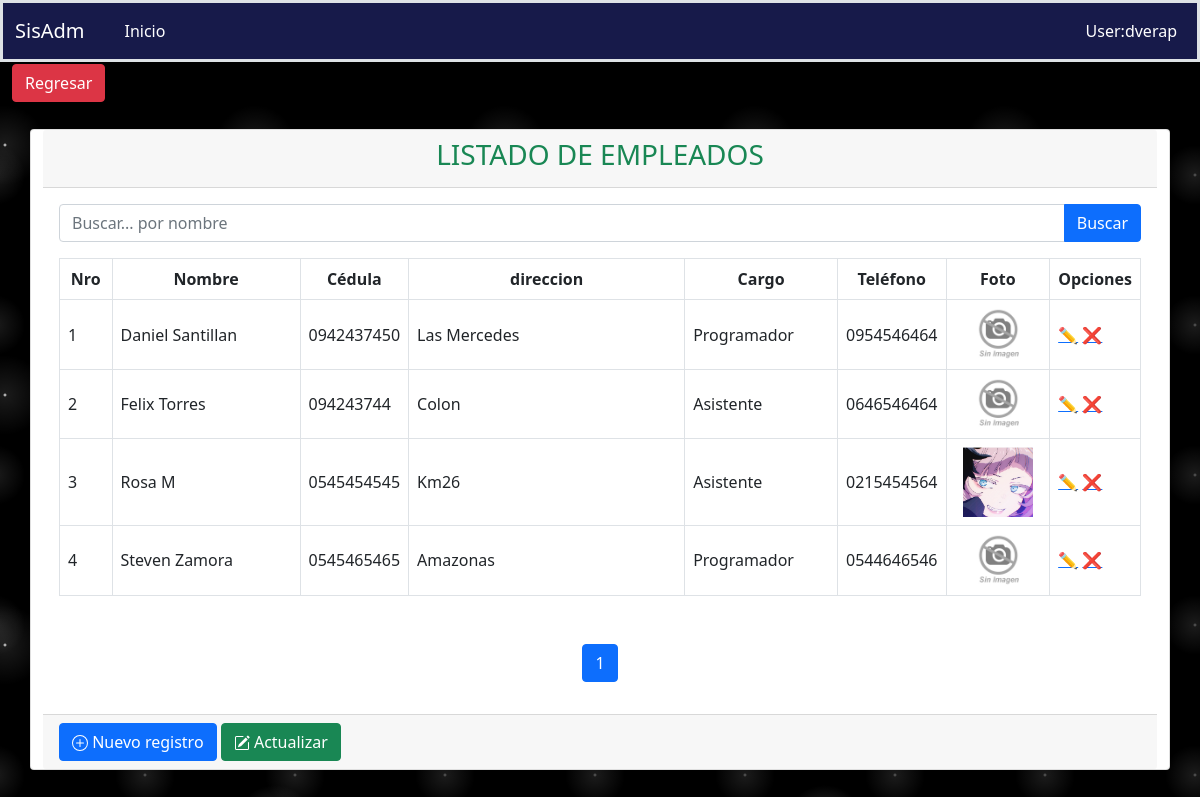
Screenshot of /ausentismo/empleado/ with the database file from the repository.
### aplicaciones/ausentismo/models.py (models this page shows, shortened)
class Empleado(Base):
    nombres = models.CharField(max_length=200, unique=True)
    cedula = models.CharField(max_length=10, unique=True)
    cargo = models.CharField(max_length=30)
    telefonos = models.CharField(max_length=10, blank=True, null=True)
    pais = models.ForeignKey(Pais, on_delete=models.PROTECT, blank=True, null=True)
    provincia = models.ForeignKey(Provincia, on_delete=models.PROTECT, blank=True, null=True)
    ciudad = models.ForeignKey(Ciudad, on_delete=models.PROTECT, blank=True, null=True)
    direccion = models.TextField(blank=True, null=True, verbose_name='Dirección')
    genero = models.CharField(max_length=1, choices=GENERO,default=GENERO[0][0], blank=True, null=True)
    fecha_nacimiento = models.DateField(blank=True, null=True)
    email = models.CharField(max_length=100,unique=True)
    foto = models.FileField(upload_to='ausentismos/empleados/', blank=True, null=True)
    class Meta:
        verbose_name = "Empleado"
        verbose_name_plural = "Empleados"
        ordering = ('nombres',)
    def get_image(self):
        if self.foto:
            return '{}{}'.format(settings.MEDIA_URL, self.foto)
        return '{}{}'.format(settings.STATIC_URL, 'img/default/empty.jpg')

### aplicaciones/ausentismo/views/empleados/views.py (the view)
# urls.py: path('empleado/',EmpleadoListView.as_view(),name='empleado'),
class EmpleadoListView(ListView):
    template_name = "empleado/lista.html"
    model = Empleado
    context_object_name = 'empleados'
    paginate_by = 5
    def get_queryset(self):
        query = self.request.GET.get("query")
        print(query)
        if query:
            return self.model.objects.filter(nombres__icontains=query)
        else:
            return self.model.objects.all()
    def get_context_data(self, **kwargs):
        context = super().get_context_data(**kwargs)
        context['url_anterior'] = '/ausentismo/menu'
        context['listar_url']= '/ausentismo/empleado/'
        context['crear_url'] = '/ausentismo/crearempleado/'
        context['titulo'] = 'LISTADO DE EMPLEADOS'
        context['query'] = self.request.GET.get("query") or ""
        return context

### aplicaciones/ausentismo/templates/empleado/lista.html (shortened to what this page needs)
{% extends 'consulta.html' %}
{% load static %}
{% block search %}
    <form action="{% url 'ausentismo:empleado' %}" method="GET">
      <div class="input-group mb-3">
        <input type="text" name="query" value="{{ query }}" class="form-control" placeholder="Buscar... por nombre" id="idInputSearch" aria-describedby="basic-addon2"/>
        <button type="submit" class="btn btn-primary mr-1" id="idSearchSp">Buscar</button>
      </div>
    </form>
{% endblock %}
{% block columns %}
    <tr class="text-center">
        <th scope="col" style="width: 5%;">Nro</th>
        <th scope="col" style="width: 20%;">Nombre</th>
        <th scope="col" style="width: 10%;">Cédula</th>
        <th scope="col" style="width: 30%;">direccion</th>
        <th scope="col" style="width: 15%;">Cargo</th>
        <th scope="col" style="width: 10%;">Teléfono</th>
        <th scope="col" style="width: 15%;">Foto</th>
        <th scope="col" style="width: 10%;">Opciones</th>
    </tr>
{% endblock %}
{% block rows %}
    {% for object in empleados %}
        <tr class="align-middle" >
            <td>{{ object.id }}</td>
            <td>{{ object.nombres }}</td>
            <td>{{ object.cedula }}</td>
            <td>{{ object.direccion }}</td>
            <td>{{ object.cargo }}</td>
            <td>{{ object.telefonos }}</td>
            <td class="text-center">
                <img width="70" src="{{ object.get_image }}" alt="Sin Foto">
            </td>
            <td class="acciones">
                <a href="{% url 'ventas:actualizarcliente' object.id %}">✏️</a>
                <a href="{% url 'ventas:deletecliente' object.id %}">❌</a>
            </td>
        </tr>
    {% endfor %}
{% endblock %}

### templates/consulta.html (shortened to what this page needs)
{% extends 'base.html' %}
{% load static %}
{% block main %}
    <div class="container card card-primary">
        <div class="card-header" >
            <h3 class="card-title text-success text-center ">
                {{ titulo }}
            </h3>
        </div>
        <div class="card-body table-responsive">
            {% block search %}
            {% endblock %}
            <table class="table table-bordered" id="data">
                <thead>
                {% block columns %}
                {% endblock %}
                </thead>
                <tbody>
                {% block rows %}
                {% endblock %}
                </tbody>
            </table>
            {% block pagination %}
                <nav aria-label="Page navigation example">
                    <ul class="pagination justify-content-center mt-5">
                        {% for i in page_obj.paginator.page_range %}
                            {% if i == page_obj.number %}
                                <li class="page-item active">
                                    <a class="page-link" href="#">{{ i }}</a>
                                </li>
                            {% else %}
                                <li class="page-item">
                                    <a class="page-link" href="?page={{ i }}">{{ i }}</a>
                                </li>
                            {% endif %}
                        {% endfor %}
                    </ul>
                </nav>
            {% endblock %}
        </div>
        <div class="card-footer">
            {% block buttons_list %}
                <a href="{{ crear_url }}" class="btn  btn-primary btnTest">
                    Nuevo registro
                </a>
                <a href="{{ listar_url }}" class="btn btn-success btn-flat">
                    Actualizar
                </a>
            {% endblock %}
        </div>
    </div>
{% endblock %}

### templates/base.html (shortened to what this page needs)
<!DOCTYPE html>
<html lang="es">
<head>
    {% load static %}
    <link href="https://cdn.jsdelivr.net/npm/bootstrap@5.0.2/dist/css/bootstrap.min.css" rel="stylesheet"
>
    <link rel="stylesheet" href="{% static 'css/estilos.css' %}">
</head>
<body>
<header>
    {% block header %}
        {% include 'header.html' %}
    {% endblock %}
</header>
<main style="margin-top: 0.1rem" id="contenedor">
    <div class="container-fluid">
        <div class="row">
            <div class="col-md-12">
                <div class="page-title">
                    <ol class="breadcrumb" style="margin-bottom: 1.2rem">
                        <li class="active text-success h5">
                            {% block regresar %}
                                <a class="btn btn-danger" href="{{ url_anterior }}">
                                    Regresar
                                </a>
                            {% endblock %}
                        </li>
                    </ol>
                </div>
            </div>
        </div>
    </div>
    {% block main %}{% endblock %}
</main>
</body>
</html>

### templates/header.html (shortened to what this page needs)
<nav style="background:#171a4a" class="navbar navbar-expand-md navbar-dark  border-3 border bottom boder-primary">
  <div class="container-fluid">
    <a href="/admin" class="navbar-brand" >SisAdm</a>
    <div id="MenuNavegacion" class="collapse navbar-collapse" >
      <ul class="navbar-nav ms-3">
        <li class="nav-item">
          <a class="nav-link active" aria-current="page" href="/">Inicio</a>
        </li>
      </ul>
      <ul class="navbar-nav ms-auto">
          <li class="nav-item" ><a class="nav-link active text-nowrap" href="#">User:dverap</a></li>
      </ul>
    </div>
  </div>
</nav>

### static/css/estilos.css (style rules this page uses)
body { background-color:black; background-image: radial-gradient(white, rgba(255,255,255,.2) 2px, transparent 40px), radial-gradient(white, rgba(255,255,255,.15) 1px, transparent 30px), radial-gradient(white, rgba(255,255,255,.1) 2px, transparent 40px), radial-gradient(rgba(255,255,255,.4), rgba(255,255,255,.1) 2px, transparent 30px); background-size: 550px 550px, 350px 350px, 250px 250px, 150px 150px; background-position: 0 0, 40px 60px, 130px 270px, 70px 100px; color: #171a4a; }

### rows the page displays
Empleado: id "1", nombres "Daniel Santillan", cedula "0942437450", direccion "Las Mercedes", cargo "Programador", telefonos "0954546464"
Empleado: id "2", nombres "Felix Torres", cedula "094243744", direccion "Colon", cargo "Asistente", telefonos "0646546464"
Empleado: id "3", nombres "Rosa M", cedula "0545454545", direccion "Km26", cargo "Asistente", telefonos "0215454564", get_image (picture)
Empleado: id "4", nombres "Steven Zamora", cedula "0545465465", direccion "Amazonas", cargo "Programador", telefonos "0544646546"

### other values shown
{{ titulo }} "LISTADO DE EMPLEADOS"
{{ i }} "1"
